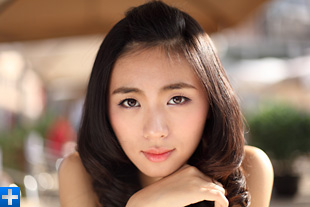
//> input picture face/build-face-Desktop_Qt_5_9_3_MSVC2015_64bit-Debug/face.jpg, 310 x 207 px
$ ./main   (built with g++ and OpenCV 4)
//> lines starting //> are read from the running program, lines starting //| are printed output that depends on the picture; after the words box and inside, x2 and y2 are one past the last pixel; in counts of white or black regions, pixels touching at a corner belong together

#include<opencv2/opencv.hpp>
#include<iostream>

using namespace std;
using namespace cv;

CascadeClassifier cascade_face;
CascadeClassifier cascade_eye;
CascadeClassifier cascade_mouth;
CascadeClassifier cascade_nose;

bool detectFaceDetail(Mat& img);
bool detectFace();

int main(int argc,char *argv[])
{
//    detectFace();

    /*********************************** 1.加载检测器  ******************************/
    // 建立级联分类器
    // 加载训练好的 人脸检测器（.xml）
    const string path_face = "xml\\haarcascade_frontalface_alt.xml";
    if (!cascade_face.load(path_face))
    {
        cout << "cascade load failed!\n";
        return -1;
    }

    // 加载训练好的 眼睛检测器（.xml）
    const string path_eye = "xml\\haarcascade_eye.xml";
    if (!cascade_eye.load(path_eye))
    {
        cout << "cascade_eye load failed!\n";
        return -1;
    }

    // 加载训练好的 嘴巴检测器（.xml）
    const string path_mouth = "xml\\haarcascade_mcs_mouth.xml";
    if (!cascade_mouth.load(path_mouth))
    {
        cout << "cascade_mouth load failed!\n";
        return -1;
    }

    // 加载训练好的 鼻子检测器（.xml）
    const string path_nose = "xml\\haarcascade_mcs_nose.xml";
    if ( ! cascade_nose.load(path_nose))
    {
        cout << "cascade_mouth load failed!\n";
        return -1;
    }

    //单个图片检测
    string str = "face.jpg";
    Mat img = imread(str);//放到makefile文件下
//> img is the input picture: 207 rows x 310 cols, CV_8UC3; mean B, G, R 100.1, 117.4, 145.4
    namedWindow("display");
    imshow("display", img);
    detectFaceDetail(img);
    destroyWindow("display");
    namedWindow("face_detect");
    imshow("face_detect", img);
    while(waitKey(0)!='k') ;
    destroyWindow("face_detect");

// [31 lines of commented-out code are left out]
}

//只检测脸部的demo，直接调用
// [66 lines left out: function detectFace, not called in this run]

//检测脸部、眼睛、鼻子、嘴巴，传入需要检测的图像
bool detectFaceDetail(Mat& img)
{
    bool getFace = false;
    Mat imgGray;
    /* 因为用的是类haar特征，所以都是基于灰度图像的，这里要转换成灰度图像 */
    cvtColor(img, imgGray, COLOR_BGR2GRAY);
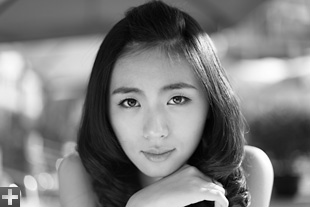
//> imgGray: 207 rows x 310 cols, CV_8UC1; min 0, max 255, mean 123.8


    //计时
    double t = 0;
    t = (double)getTickCount();
    /*********************************** 2.人脸检测 ******************************/
    vector<Rect> faces(0);

    cascade_face.detectMultiScale(imgGray,
                             faces,
                             1.1,
                             3,
                             0 ,
                             Size(30, 30) //过大则检测不到人脸,根据使用场景来确定大小,比如太小的脸放弃
                             );
//> faces = 1 Rect (x, y, width, height): [95, 58, 118, 118]

    cout << "detect face number is :" << faces.size() << endl;
//| detect face number is :1
    /********************************  3.显示人脸矩形框 ******************************/

    if (faces.size() > 0)
    {
        //对脸部进行循环
        for (size_t i = 0;i < faces.size();i++)
        {
            cout<<"face "<<i<<" area x = "<<faces[i].x<<" area y = "<<faces[i].y
               <<" area width = "<<faces[i].width<<" area height = "<<faces[i].height<<endl;
            rectangle(img, faces[i], Scalar(150, 0, 0), 3, 8, 0);

            bool bGetEyes = false;
            bool bGetNose = false;
            bool bGetMouth = false;
            //脸部区域
            Mat faceROIGray = imgGray(faces[i]);
            Mat faceROI = img(faces[i]);
            //眼睛识别
            vector<Rect> eyes;
            cascade_eye.detectMultiScale(faceROIGray, eyes, 1.1, 3, 0 ,Size(10, 10));
            if(eyes.size() > 0)
            {
                cout << "detect eye number is :" << eyes.size() << endl;
                int iCoutEye = 0;
                for(size_t j = 0; j<eyes.size(); j++)
                {
                    //现在限制一下眼睛的位置，可以进一步细化
                    if(eyes[j].y+eyes[j].height < faces[i].height/3*2 && eyes[j].width<faces[i].width/2){
                        rectangle(faceROI, eyes[j], Scalar(150, 150, 0), 3, 8, 0);
                        iCoutEye++;
                        cout<<"eyes "<<j<<" area x = "<<eyes[j].x<<" area y = "<<eyes[j].y
                           <<" area width = "<<eyes[j].width<<" area height = "<<eyes[j].height<<endl;
                    }
                }
                //检测到两个眼睛
                if(iCoutEye >= 2){
                    bGetEyes = true;
                }
            }

            //鼻子识别
            vector<Rect> noses;
            cascade_nose.detectMultiScale(faceROIGray, noses, 1.1, 3, 0 ,Size(30, 30));
            if(noses.size() > 0)
            {
                cout << "detect nose number is :" << noses.size() << endl;

                for(size_t j = 0; j<noses.size(); j++)
                {
                    //现在限制一下鼻子的位置，可以进一步细化，比如要求正脸正对摄像头就可以对鼻子的中心点做些限制
                    if(noses[j].y > faces[i].height/4){
                        bGetNose = true;
                        rectangle(faceROI, noses[j], Scalar(150, 200, 200), 3, 8, 0);
                        cout<<"eyes "<<j<<" area x = "<<noses[j].x<<" area y = "<<noses[j].y
                           <<" area width = "<<noses[j].width<<" area height = "<<noses[j].height<<endl;
                    }
                }
            }

            //嘴巴识别
            vector<Rect> mouths;
            cascade_mouth.detectMultiScale(faceROIGray, mouths, 1.1, 3, 0 | CASCADE_SCALE_IMAGE ,Size(30, 30));
            if(mouths.size() > 0)
            {
                cout << "detect eye number is :" << mouths.size() << endl;

                for(size_t j = 0; j<mouths.size(); j++)
                {
//                    Point mouth_center(faces[i].x + mouths[0].x + mouths[0].width / 2, faces[i].y + mouths[0].y + mouths[0].height / 2); //嘴巴的中心
                    //现在限制一下嘴巴的位置，可以进一步细化
                    if(mouths[j].y > faces[i].height/3)
                    {
                        bGetMouth = true;
                        rectangle(faceROI, mouths[j], Scalar(150, 150, 150), 3, 8, 0);
                        cout<<"eyes "<<j<<" area x = "<<mouths[j].x<<" area y = "<<mouths[j].y
                           <<" area width = "<<mouths[j].width<<" area height = "<<mouths[j].height<<endl;
                    }
                }
            }

            //到时只有检测到眼睛、鼻子、嘴巴才把人脸框画出来，其它的都不画
            if(bGetEyes && bGetMouth && bGetNose){
                getFace = true;
//                rectangle(img, faces[i], Scalar(150, 0, 0), 3, 8, 0);
            }

        }// end face while
//> this loop made 1 pass
//> (iCoutEye, noses, bGetNose, mouths, bGetMouth) on pass 1: (2, 1 Rect (x, y, width, height): [38, 59, 43, 35], true, 1 Rect (x, y, width, height): [59, 22, 56, 33], false)
//| face 0 area x = 95 area y = 58 area width = 118 area height = 118
//| detect eye number is :2
//| detect nose number is :1
//| detect eye number is :1
//> pass 1, in detectFaceDetail, `Mat faceROIGray = imgGray(faces[i]);`:
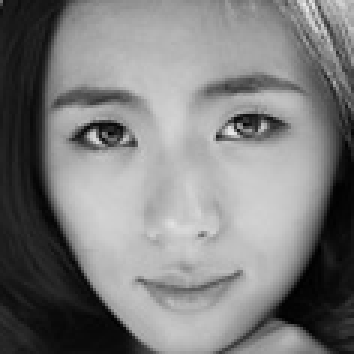
//> faceROIGray: 118 rows x 118 cols, CV_8UC1 (shown 3 times larger); min 0, max 232, mean 125.5
//> pass 1, in detectFaceDetail, `Mat faceROI = img(faces[i]);`:
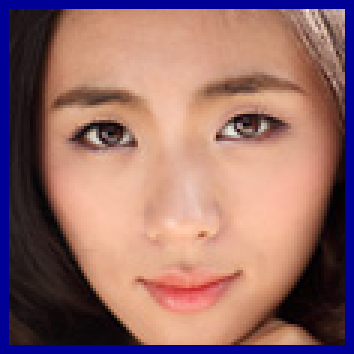
//> faceROI: 118 rows x 118 cols, CV_8UC3 (shown 3 times larger); mean B, G, R 105.6, 108.1, 148.7
//> after the loop:
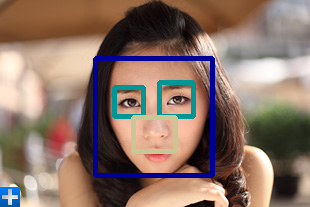
//> img: 207 rows x 310 cols, CV_8UC3; 6.51% of pixels changed, all inside (x1, y1, x2, y2) = (93, 56, 215, 178)
//> the 'q' key is pressed
//> the Esc key is pressed
    }
    else
    {
        cout << "cant not get faces " << endl;
    }

    t = (double)getTickCount() - t;  //getTickCount():  Returns the number of ticks per second.
    cout<< t * 1000 / getTickFrequency() << "ms " << endl;

    return getFace;
}
